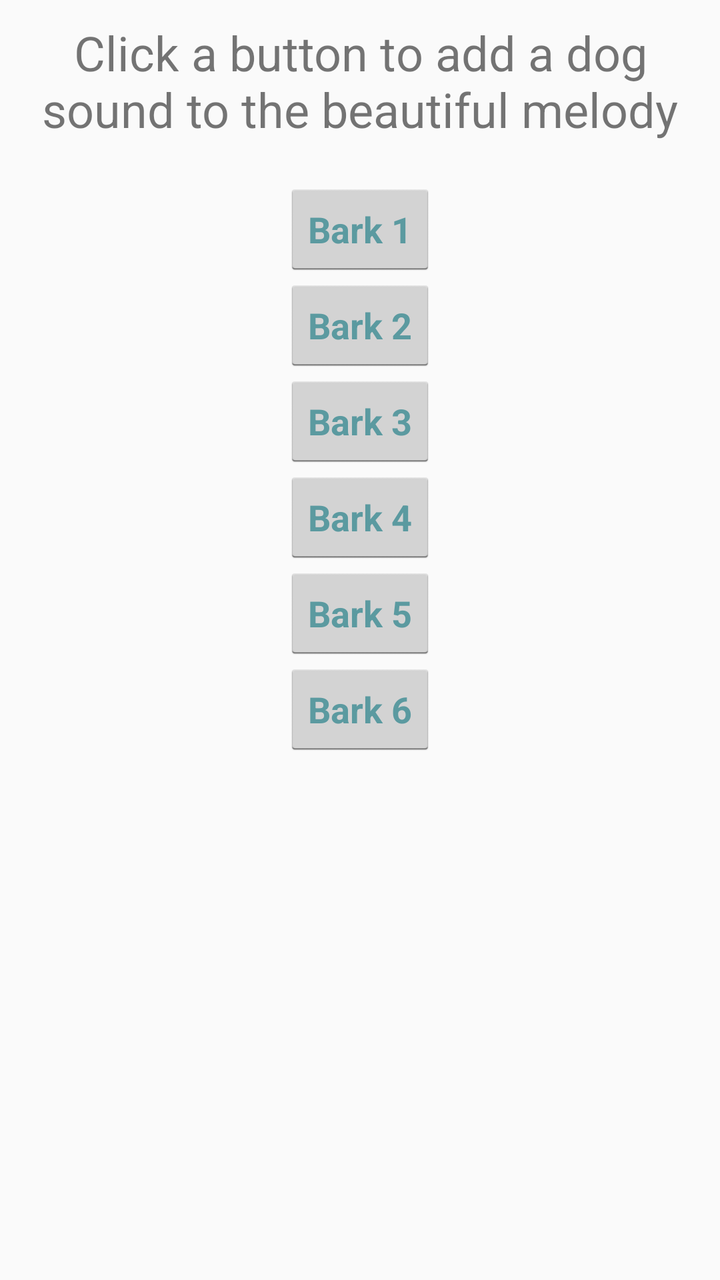
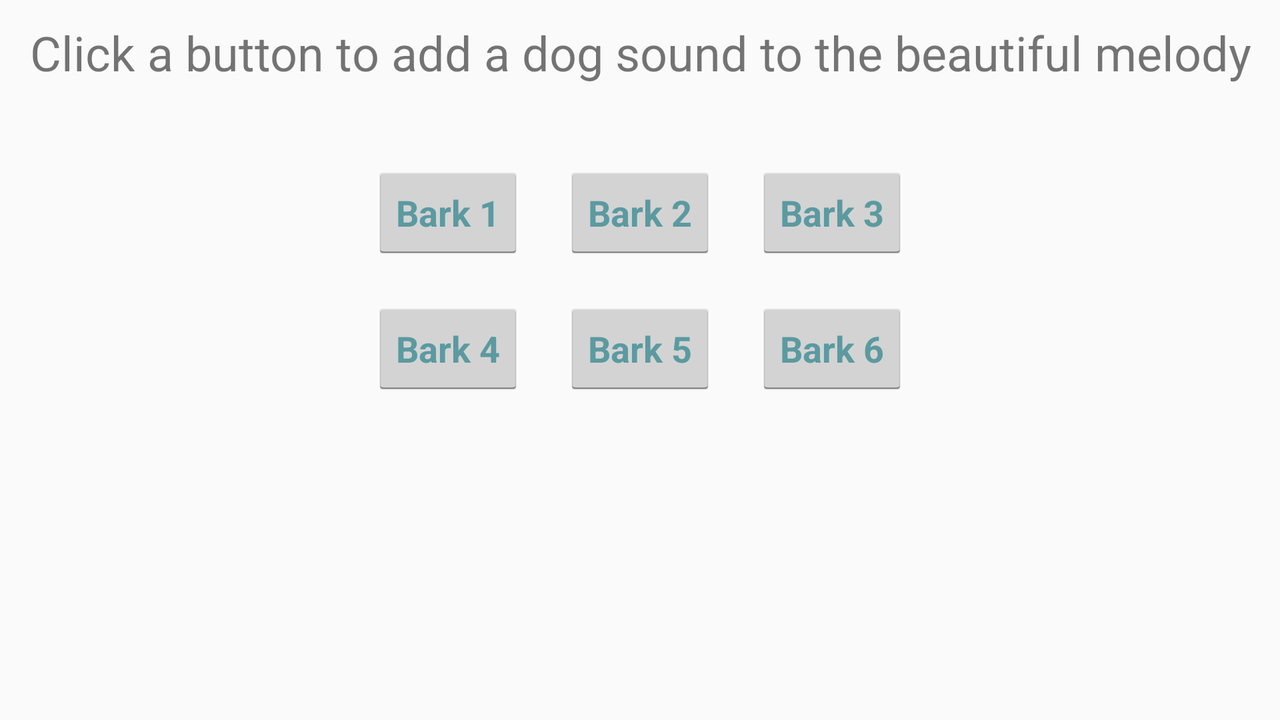

Two renders of one Android screen. The first uses the default layout on a phone; the second uses the alternative layout the repository ships for a different screen configuration, on a matching device. The two XML files are below.
<!-- AndroidManifest.xml: application theme AppTheme -->
<!-- res/layout/fragment_dog.xml -->
<LinearLayout xmlns:android="http://schemas.android.com/apk/res/android"
    xmlns:tools="http://schemas.android.com/tools"
    android:layout_width="match_parent"
    android:layout_height="match_parent"
    android:orientation="vertical"
    android:layout_margin="10dp"
    tools:context="com.csc214.rvandyke.wifiselector.DogFragment">


    <TextView
        android:layout_width="match_parent"
        android:layout_height="wrap_content"
        android:layout_marginBottom="20dp"
        android:text="@string/click_a_button_to_add_a_dog_sound_to_the_beautiful_melody"
        style="@style/headerText"/>

    <Button
        android:layout_width="wrap_content"
        android:layout_height="wrap_content"
        android:layout_gravity="center"
        android:id="@+id/button_bark1"
        android:text="@string/bark_1"/>

    <Button
        android:layout_width="wrap_content"
        android:layout_height="wrap_content"
        android:layout_gravity="center"
        android:id="@+id/button_bark2"
        android:text="@string/bark_2"/>

    <Button
        android:layout_width="wrap_content"
        android:layout_height="wrap_content"
        android:layout_gravity="center"
        android:id="@+id/button_bark3"
        android:text="@string/bark_3"/>

    <Button
        android:layout_width="wrap_content"
        android:layout_height="wrap_content"
        android:layout_gravity="center"
        android:id="@+id/button_bark4"
        android:text="@string/bark_4"/>

    <Button
        android:layout_width="wrap_content"
        android:layout_height="wrap_content"
        android:layout_gravity="center"
        android:id="@+id/button_bark5"
        android:text="@string/bark_5"/>

    <Button
        android:layout_width="wrap_content"
        android:layout_height="wrap_content"
        android:layout_gravity="center"
        android:id="@+id/button_bark6"
        android:text="@string/bark_6"/>

</LinearLayout>
<!-- resources referenced by this layout -->
<resources>
  <string name="bark_1">Bark 1</string>
  <string name="bark_2">Bark 2</string>
  <string name="bark_3">Bark 3</string>
  <string name="bark_4">Bark 4</string>
  <string name="bark_5">Bark 5</string>
  <string name="bark_6">Bark 6</string>
  <string name="click_a_button_to_add_a_dog_sound_to_the_beautiful_melody">Click a button to add a dog sound to the beautiful melody</string>
  <style name="headerText">
          <item name="android:textSize">24sp</item>
          <item name="android:textAlignment">center</item>
      </style>
  <style name="AppTheme" parent="Theme.AppCompat.Light.DarkActionBar">
          
          <item name="colorPrimary">@color/colorPrimary</item>
          <item name="colorPrimaryDark">@color/colorPrimaryDark</item>
          <item name="colorAccent">@color/colorAccent</item>
          <item name="android:buttonStyle">@style/myButtonBarButtons</item>
      </style>
  <color name="colorPrimary">#b8a9c9</color>
  <color name="colorPrimaryDark">#5b9aa0</color>
  <color name="colorAccent">#622569</color>
  <style name="myButtonBarButtons" parent="android:style/Widget.Holo.Light.Button">
          <item name="android:textColor">@color/teal</item>
          <item name="android:textSize">18sp</item>
          <item name="android:textStyle">bold</item>
          <item name="android:layout_margin">4dp</item>
      </style>
  <color name="teal">#5b9aa0</color>
</resources>
<!-- res/layout-land/fragment_dog.xml (the repository's variant of the layout above) -->
<!-- drawn on the phone turned sideways -->
<LinearLayout xmlns:android="http://schemas.android.com/apk/res/android"
    xmlns:tools="http://schemas.android.com/tools"
    android:layout_width="match_parent"
    android:layout_height="match_parent"
    android:orientation="vertical"
    android:layout_margin="10dp"
    tools:context="com.csc214.rvandyke.wifiselector.DogFragment">


    <TextView
        android:layout_width="match_parent"
        android:layout_height="wrap_content"
        android:layout_marginBottom="20dp"
        android:text="@string/click_a_button_to_add_a_dog_sound_to_the_beautiful_melody"
        style="@style/headerText"/>

    <RelativeLayout
        android:layout_width="match_parent"
        android:layout_height="wrap_content"
        android:layout_margin="20dp">
        <Button
            android:layout_width="wrap_content"
            android:layout_height="wrap_content"
            android:layout_centerHorizontal="true"
            android:id="@+id/button_bark2"
            android:text="@string/bark_2"/>

        <Button
            android:layout_width="wrap_content"
            android:layout_height="wrap_content"
            android:layout_toLeftOf="@id/button_bark2"
            android:layout_marginRight="20dp"
            android:id="@+id/button_bark1"
            android:text="@string/bark_1"/>

        <Button
            android:layout_width="wrap_content"
            android:layout_height="wrap_content"
            android:layout_toRightOf="@id/button_bark2"
            android:layout_marginLeft="20dp"
            android:id="@+id/button_bark3"
            android:text="@string/bark_3"/>
    </RelativeLayout>

    <RelativeLayout
        android:layout_width="match_parent"
        android:layout_height="wrap_content">

        <Button
            android:layout_width="wrap_content"
            android:layout_height="wrap_content"
            android:layout_centerHorizontal="true"
            android:id="@+id/button_bark5"
            android:text="@string/bark_5"/>

        <Button
            android:layout_width="wrap_content"
            android:layout_height="wrap_content"
            android:layout_toLeftOf="@id/button_bark5"
            android:layout_marginRight="20dp"
            android:id="@+id/button_bark4"
            android:text="@string/bark_4"/>

    <Button
        android:layout_width="wrap_content"
        android:layout_height="wrap_content"
        android:layout_toRightOf="@id/button_bark5"
        android:layout_marginLeft="20dp"
        android:id="@+id/button_bark6"
        android:text="@string/bark_6"/>
    </RelativeLayout>

</LinearLayout>
